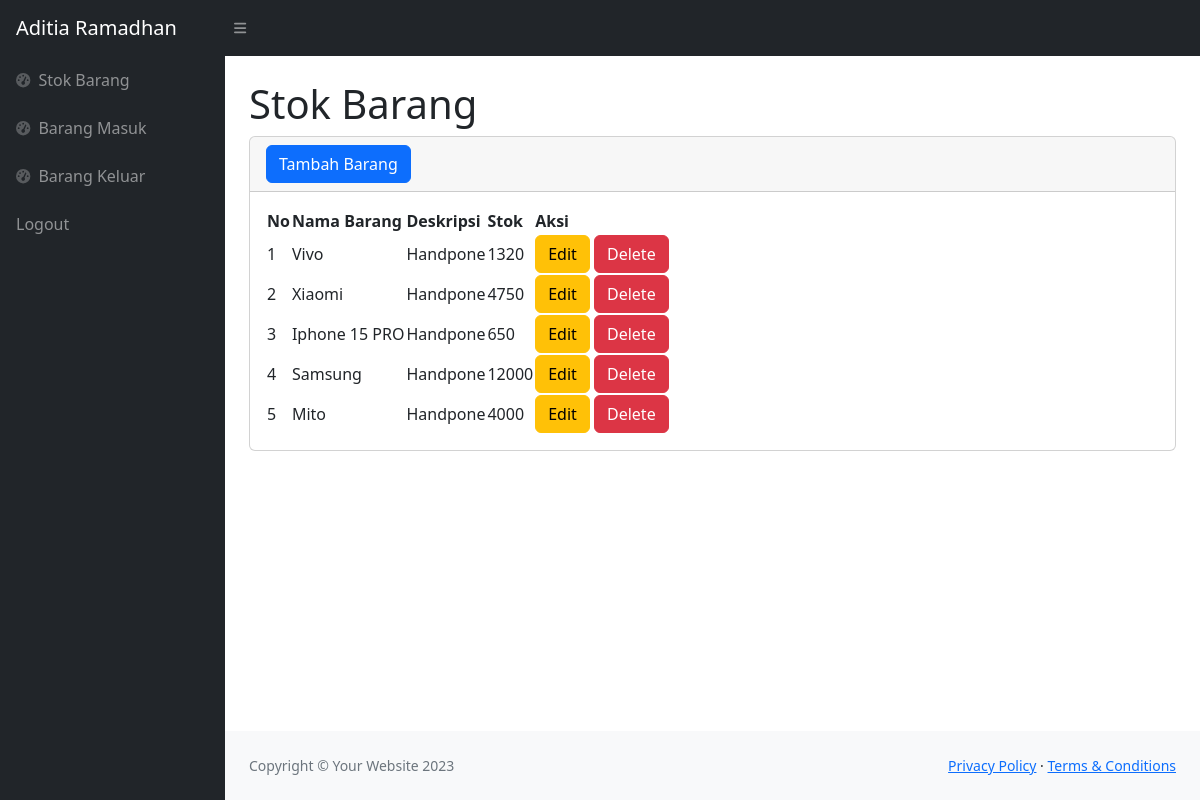
Screenshot of /index.php (signed in) with the database file from the repository.
### tables this page shows
CREATE TABLE `stok` (
  `idbarang` int(11) NOT NULL,
  `namabarang` varchar(25) NOT NULL,
  `deskripsi` varchar(25) NOT NULL,
  `stok` int(11) NOT NULL
);

### index.php (the view, shortened to what this page needs)
<?php
require 'function.php';
?>
<!DOCTYPE html>
<html lang="en">
    <head>
        <link href="https://cdn.jsdelivr.net/npm/simple-datatables@7.1.2/dist/style.min.css" rel="stylesheet" />
        <link href="css/styles.css" rel="stylesheet" />
    </head>
    <body class="sb-nav-fixed">
        <nav class="sb-topnav navbar navbar-expand navbar-dark bg-dark">
            <a class="navbar-brand ps-3" href="index.php">Aditia Ramadhan</a>
            <button class="btn btn-link btn-sm order-1 order-lg-0 me-4 me-lg-0" id="sidebarToggle" href="#!"><i class="fas fa-bars"></i></button>
        </nav>
        <div id="layoutSidenav">
            <div id="layoutSidenav_nav">
                <nav class="sb-sidenav accordion sb-sidenav-dark" id="sidenavAccordion">
                    <div class="sb-sidenav-menu">
                        <div class="nav">
                            <a class="nav-link" href="index.php">
                                <div class="sb-nav-link-icon"><i class="fas fa-tachometer-alt"></i></div>
                                Stok Barang
                            </a>
                            <a class="nav-link" href="masuk.php">
                                <div class="sb-nav-link-icon"><i class="fas fa-tachometer-alt"></i></div>
                                Barang Masuk
                            </a>
                            <a class="nav-link" href="keluar.php">
                                <div class="sb-nav-link-icon"><i class="fas fa-tachometer-alt"></i></div>
                                Barang Keluar
                            </a>
                            <a class="nav-link" href="logout.php">
                                Logout
                            </a>
                        </div>
                    </div>
                </nav>
            </div>
            <div id="layoutSidenav_content">
                <main>
                    <div class="container-fluid px-4">
                        <h1 class="mt-4">Stok Barang</h1>
                        <div class="card mb-4">
                            <div class="card-header">
                            <button type="button" class="btn btn-primary" data-bs-toggle="modal" data-bs-target="#myModal">
                                Tambah Barang
                            </button>
                            </div>
                            <div class="card-body">
                                <table id="datatablesSimple">
                                    <thead>
                                        <tr>
                                            <th>No</th>
                                            <th>Nama Barang</th>
                                            <th>Deskripsi</th>
                                            <th>Stok</th>
                                            <th>Aksi</th>
                                        </tr>
                                    </thead>
                                    <tbody>
                                        <?php
                                        $ambilsemuadatastok = mysqli_query($conn,"select * from stok");
                                        $i = 1;
                                        while($data=mysqli_fetch_array($ambilsemuadatastok)){
                                            $namabarang = $data['namabarang'];
                                            $deskripsi = $data['deskripsi'];
                                            $stok = $data['stok'];
                                            $idb = $data['idbarang'];
                                        ?>
                                        <tr>
                                            <td><?=$i++;?></td>
                                            <td><?=$namabarang;?></td>
                                            <td><?=$deskripsi;?></td>
                                            <td><?=$stok;?></td>
                                            <td>
                                                <button type="button" class="btn btn-warning" data-bs-toggle="modal" data-bs-target="#edit<?=$idb;?>">
                                                    Edit
                                                </button>
                                                <button type="button" class="btn btn-danger" data-bs-toggle="modal" data-bs-target="#delete<?=$idb;?>">
                                                    Delete
                                                </button>
                                            </td>
                                        </tr>
                                        </div>
                                        <?php
                                        };
                                        ?>
                <footer class="py-4 bg-light mt-auto">
                    <div class="container-fluid px-4">
                        <div class="d-flex align-items-center justify-content-between small">
                            <div class="text-muted">Copyright &copy; Your Website 2023</div>
                            <div>
                                <a href="#">Privacy Policy</a>
                                &middot;
                                <a href="#">Terms &amp; Conditions</a>
                            </div>
                        </div>
                    </div>
                </footer>
    </body>
</html>

### rows the page displays
stok: namabarang "Vivo", deskripsi "Handpone", stok "1320"
stok: namabarang "Xiaomi", deskripsi "Handpone", stok "4750"
stok: namabarang "Iphone 15 PRO", deskripsi "Handpone", stok "650"
stok: namabarang "Samsung", deskripsi "Handpone", stok "12000"
stok: namabarang "Mito", deskripsi "Handpone", stok "4000"
